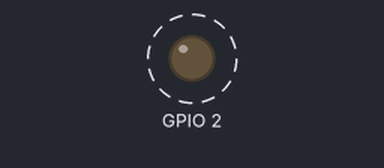
The sketch below on a simulated ESP32. On the bench: output pins drawn as LEDs (lit = HIGH). Dashed ring = blinking.

Above: at 0.5 s.
Timing chart, 0 to 4.6 s (numbered marks = the images above):
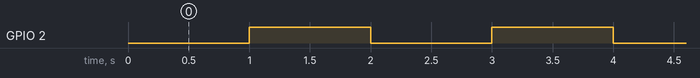

The sketch:

Timer-Interrupt-Beispiel.ino
```cpp
/**
 * Timer Interrupt
 * ===============
 *
 * Der ESP32 hat je nach Variante zwei oder vier eingebaute Hardware-Timer, die für
 * sehr präzise Zeitmessungen verwendet werden können. Wie für Hardware-Timer üblich,
 * handelt es sich dabei um Counter, die in einer festen Geschwindigkeit eine Zahl
 * hoch oder runter zählen und bei Erreichen eines bestimmten Wertes einen Interrupt
 * auslösen, der die CPU in ihrer Ausführung unterbricht.
 *
 * Hardware-Timer kommen daher immer dann zum Einsatz, wenn die eingebauten Funktionen
 * delay() und delayMicroseconds() der Arduino-Platform zu ungenau sind oder wenn Jitter
 * aufgrund variable lange dauernder Aktionen nach einem delay() vermieden werden sollen.
 *
 * Funktionsweise eines Hardware-Timers
 * ====================================
 *
 * Die Hardware-Timer des ESP32 werden von einem 80 MHz Clock-Signal angetrieben.
 * Sie können daher exakt 80 Million mal pro Sekunde ihren Wert hoch/runter zählen.
 * Beim Einrichten des Timers wird diese Geschwindigkeit durch einen "Divisor" (manchmal
 * auch "Pre-Scaler" genannt) geteilt, um sie zu verlangsamen. Siehe Zeile 43.
 *
 * Mit dieser Einstellung läuft der Timer unendlich lange und zählt einfach eine
 * Zahl hoch (Zeile 47). Sobald dabei ein bestimmter Wert erreicht wird (Zeile 59),
 * wird ein Interrupt ausgelöst und der Timer wieder zurückgesetzt.
 *
 * Soll ein Timer regelmäßig alle x Milisekunden auslösen, kann dem Timer das gewünschte
 * Intervall gar nicht direkt mitgegeben werden. Stattdessen muss man anhand der Clock-
 * Frequenz Divisor und Zielwert ausrechnen und diese der Hardware übergeben.
 *
 * ESP32/Arduino API
 * =================
 *
 * Das nachfolgende Beispiel zeigt, wie die timer-Funktionen des ESP32 Ardiuno Cores
 * verwednet werden können. Es handelt sich hierbei um die Stand April 2024 noch aktuelle
 * API Version 2. Die Dokumenationsseite des ESP32 Arduino Core beschreibt hingegen schon
 * die stark vereinfachten Schnittstellen ab Version 3, die bisher aber noch nicht
 * freigegeben wurde.
 *
 * Ab Version 3 entfällt das manuelle Ausrechnen von Divisor und Zählwert, so dass man
 * direkt das gewünschte Zeitintervall übergeben kann.
 */

#include <Arduino.h>

hw_timer_t *timer = 0;
bool led = false;

void setup() {
  pinMode(2, OUTPUT);

  timer = timerBegin(
    /* frequency */ 1000000        // Zählgeschwindigkeit in Hz (sollte ca. 1 MHz betragen)
  );

  timerAttachInterrupt(
    /* timer    */ timer,          // Timer-Struktur
    /* userFunc */ &onTimer        // Callback-Funktion
  );

  timerAlarm(
    /* timer       */  timer,      // Timer-Struktur
    /* alarm_value */  1000000,    // Bis zu welchem Wert der Timer zählen soll
    /* autoreload  */  true,       // Timer automatisch neustarten
    /* reload_count */ 0           // Wie oft der Timer neugestartet werden soll (0 = unbegrenzt)
  );

  timerStart(timer);
}


void loop() {
}


/**
 * VORSICHT: Dies ist ein Interrupt Handler. Hier keine langwierigen Dinge machen, da dies
 * die anderen Tasks der CPU blockiert. Bestimmte Dinge wie z.B. serial.println() bringen
 * den ESP32 sogar zum Absturz!
 */
void ARDUINO_ISR_ATTR onTimer() {
  led = !led;
  digitalWrite(2, led);
}
```

Measured:
- by itself, GPIO 2: alternates HIGH for 1.0 s and LOW for 1.0 s
